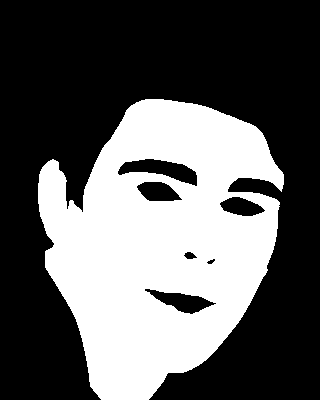
#> input picture data/mask.png, 320 x 400 px
$ python ex2-ML_1_MVND_skin.py
#> lines starting #> are read from the running program, lines starting #| are printed output that depends on the picture; after the words box and inside, x2 and y2 are one past the last pixel; in counts of white or black regions, pixels touching at a corner belong together; long printed decimals are rounded
### code/imageHelper.py
import numpy as np
import imageio


class imageHelper:
    def __init__(self):
        pass

    def loadImage(self, image):
        self.image = image
        self.shape = self.image.shape
        self.dim = len(self.shape)
        self.N = self.shape[0]
        self.M = self.shape[1]
        try:
            self.D = self.shape[2]
        except:
            # Assume that we have 1 dimension
            self.D = 1
        self.numask = self.N * self.M

    def loadImage1dBinary(self, image, N, M):
        self.loadImage(np.reshape(image, (N, M)))

    def loadImageFromFile(self, path):
        self.imagePath = path
        self.loadImage(np.array(imageio.imread(self.imagePath)) / 255.0)

    def getLinearImageBinary(self):
        return np.reshape(self.image, (self.numask, 1))

    def getLinearImage(self):
        return np.reshape(self.image, (self.numask, self.D))

    def getImageBinary(self):
        return np.reshape(self.image, (self.N, self.M))

### code/imagePrior.py
import numpy as np
from imageHelper import imageHelper


def get_prior(mask: imageHelper) -> (float, float):
    [N, M] = mask.shape #shape is (400, 320)
    image_mask = mask.image[:]
    print("unique values are: ", np.unique(image_mask))
    print("image_mask is: ", image_mask.mean())
    # TODO: EXERCISE 2 - Compute the skin and nonskin prior
    #as the mask has either values 1 (for skin) or 0 (nonskin),
    # I use the mean to get the fraction of skin pixels (which is the prior for the skin
    prior_skin = image_mask.mean()
    prior_nonskin = 1 - image_mask.mean()
    print("prior_skin is: ", prior_skin)

    return prior_skin, prior_nonskin

### code/myMVND.py
import numpy as np
from typing import List
from scipy.stats import multivariate_normal


#imports for debugging, delete later!!
import sys, os
import scipy.io
from imageHelper import imageHelper
from imagePrior import get_prior


class MVND:
    # TODO: EXERCISE 2 - Implement mean and covariance matrix of given data -> done
    #DONE
    def __init__(self, data: np.ndarray, c: float = 1.0):
        #dim of data is (3, 10000)
        self.c = c  # Mixing coefficients. The sum of all mixing coefficients = 1.0.
        self.data = data
        print(data.shape)
        self.mean = np.mean(self.data, axis = 1)
        print("mean is: ", self.mean)
        self.cov  = np.cov(self.data)
        print("cov is: ", self.cov)

        #debug
        #sample from mvn and check if results match
        #diagonal covariance
        mult_n = np.random.multivariate_normal([1,1], [[1,0], [0,5]])

    # TODO: EXERCISE 2 - Implement pdf and logpdf of a MVND -> done
    #pdf done, very similar results as scipy
    #scipy.stats.multivariate_normal.pdf(x = np.array([1,1]), mean = np.array([0,0]), cov = [[1,0], [0,1]])
    # [18 lines left out: function pdf, not called in this run]


#data will e.g., be im_rgb_lin
def log_likelihood(data: np.ndarray, mvnd: List[
    MVND]) -> np.ndarray:  # Alternatively a float can also be returned if individual datapoints are computed
    '''
    Compute the log likelihood of each datapoint
    :param data:    Training inputs, #(samples) x #(dim)
    :param mvnd:     List of MVND objects
    :return:        Likelihood of each data point
    '''
    #data.shape[0] is (128000, 3) for im_rgb_lin (which is passed to the data argument in classifyHelper
    log_likelihood = np.zeros((1, data.shape[0]))
    #log_likelihood will have shape (1, 12800)

    # TODO: EXERCISE 2 - Compute likelihood of data -> done
    # Note: For MVGD there will only be 1 item in the list
    for g in mvnd:
        #shape of cov is (3,3); ndarray
        #shape of mean is (3, ); ndarray
        x_centered = data - g.mean
        print("x_centered is: ", x_centered)
        print("shape of x_centered is: ", x_centered.shape)
        #determinant
        det_cov = np.linalg.det(g.cov)


        #see https://stackoverflow.com/questions/42178497/numpy-loglikelihood-of-multivariate-normal-distribution
        log_lik = -0.5*np.einsum('...j,jk,...k', x_centered, np.linalg.inv(g.cov), x_centered) -(x_centered.shape[1]/2) * np.log(2*np.pi) -(1/2)* np.log(det_cov)
        print(log_lik)
        print("log_lik shape is: ", log_lik.shape)

        # [15 lines of commented-out code are left out]


        likelihood = log_lik
        return(likelihood)


        #log_likelihood_of_skin_rgb = log_likelihood(im_rgb_lin, skin_mvnd)
        #log_likelihood_of_nonskin_rgb = log_likelihood(im_rgb_lin, notSkin_mvnd)


    return log_likelihood


#check MVND function
mvnd_test_data = np.random.multivariate_normal([1,1], [[1,0], [0,1]], size = (50)).T
print("my test data shape is: ", mvnd_test_data.shape)
my_MVND = MVND(data = mvnd_test_data)
print("my mean is: ", my_MVND.mean)
print("my cov is: ", my_MVND.cov)


#debug
dataPath = '../data/'

#data for mvnd
sdata = scipy.io.loadmat(os.path.join(dataPath, 'skin.mat'))['sdata']
#> (reads data/skin.mat from the repository)
ndata = scipy.io.loadmat(os.path.join(dataPath, 'nonskin.mat'))['ndata']
#> (reads data/nonskin.mat from the repository)

mvn_sskin = [MVND(sdata)]
mvn_nskin = [MVND(ndata)]

# Optain priors
mask = imageHelper()
mask.loadImageFromFile(os.path.join(dataPath, 'mask.png'))
# TODO: EXERCISE 2 - Compute the skin and nonskin prior
prior_skin, prior_nonskin = get_prior(mask)
#| unique values are:  [0. 1.]
#| image_mask is:  0.37
#> in get_prior, `prior_skin = image_mask.mean()`: prior_skin = 0.37
#> in get_prior, `prior_nonskin = 1 - image_mask.mean()`: prior_nonskin = 0.63
#| prior_skin is:  0.37
#> prior_skin = 0.37; prior_nonskin = 0.63


#load training and test image
trainingmaskObj = imageHelper()
trainingmaskObj.loadImageFromFile(os.path.join(dataPath, 'mask.png'))
trainingimageObj = imageHelper()
trainingimageObj.loadImageFromFile(os.path.join(dataPath, 'image.png'))
#> call 3 of loadImageFromFile, with path = '../data/image.png'
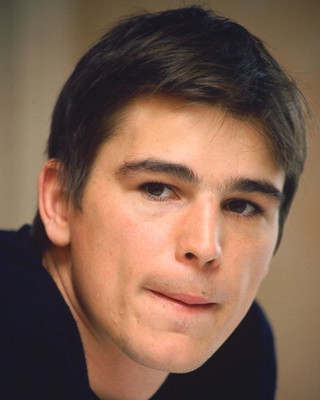
#> input picture data/image.png, 320 x 400 px
#> the loop in log_likelihood, `for g in mvnd:` made 1 pass
#> (printed output is left out)

#input for log likelihood (img in classify, data in log_likelihood)
im_rgb_lin = trainingimageObj.getLinearImage()
#together with normal distribution of s/ndata (mvn_sskin, mvn_nskin


#test function
log_likelihood(im_rgb_lin, mvn_sskin)

### code/classifyHelper.py
import math
import numpy as np
import matplotlib.pyplot as plt
from imageHelper import imageHelper
from myMVND import MVND, log_likelihood
from typing import List
from imagePrior import get_prior


dataPath = '../data/'


def classify(img: imageHelper, mask: imageHelper, skin_mvnd: List[MVND], notSkin_mvnd: List[MVND], fig: str = "",
             prior_skin: float = 0.5, prior_nonskin: float = 0.5) -> None:
    '''
    :param img:             imageHelper object containing the image to be classified
    :param mask:            imageHelper object containing the ground truth mask
    :param skin_mvnd:            MVND object for the skin class
    :param notSkin_mvnd:            MVND object for the non-skin class
    :param fig:             Optional figure name
    :param prior_skin:      skin prior, float (0.0-1.0)
    :param prior_nonskin:   nonskin prior, float (0.0-1.0)
    '''
    im_rgb_lin = img.getLinearImage()
    if (type(skin_mvnd) != list):
        skin_mvnd = [skin_mvnd]
    if (type(notSkin_mvnd) != list):
        notSkin_mvnd = [notSkin_mvnd]
    log_likelihood_of_skin_rgb = log_likelihood(im_rgb_lin, skin_mvnd)
    log_likelihood_of_nonskin_rgb = log_likelihood(im_rgb_lin, notSkin_mvnd)

    testmask = mask.getLinearImageBinary().astype(int)[:, 0]
    npixels = len(testmask)

    log_likelihood_rgb = log_likelihood_of_skin_rgb - log_likelihood_of_nonskin_rgb
    #if log_likelihood_rgb >0, classify as skin, else as nonskin
    skin = (log_likelihood_rgb > 0).astype(int)
    print("mean of skin is: ", np.mean(skin))
    imgMinMask = skin - testmask
    print("imgminmask is: ", imgMinMask)
    print("imgMinMask shape is: ", imgMinMask.shape)

    # TODO: EXERCISE 2 - Error Rate without prior -> solved


    #double check
    fp = np.count_nonzero(imgMinMask == 1) / npixels
    fn = np.count_nonzero(imgMinMask == -1) / npixels

    totalError = (fp + fn) / npixels


    print('----- ----- -----')
    print('Total Error WITHOUT Prior =', totalError)
    print('false positive rate =', fp)
    print('false negative rate =', fn)

    #TODO: EXERCISE 2 - Error Rate with prior -> solved

    #calculate posterior probability
    log_likelihood_rgb = log_likelihood_of_skin_rgb * prior_skin - log_likelihood_of_nonskin_rgb * prior_nonskin

    skin_prior = (log_likelihood_rgb > 0).astype(int)

    imgMinMask_prior = skin_prior - testmask

    #double check
    fp_prior = np.count_nonzero(imgMinMask == 1) / npixels
    fn_prior = np.count_nonzero(imgMinMask == -1) / npixels

    totalError_prior = (fp + fn) / npixels


    print("posterior of skin rgb is: ", imgMinMask)

    print('----- ----- -----')
    print('Total Error WITH Prior =', totalError_prior)
    print('false positive rate =', fp_prior)
    print('false negative rate =', fn_prior)
    print('----- ----- -----')

    N = mask.N
    M = mask.M
    fpImage = np.reshape((imgMinMask > 0).astype(float), (N, M))
    fnImage = np.reshape((imgMinMask < 0).astype(float), (N, M))
    fpImagePrior = np.reshape((imgMinMask_prior > 0).astype(float), (N, M))
    fnImagePrior = np.reshape((imgMinMask_prior < 0).astype(float), (N, M))
    prediction = imageHelper()
    prediction.loadImage1dBinary(skin, N, M)
    predictionPrior = imageHelper()
    predictionPrior.loadImage1dBinary(skin_prior, N, M)


    plt.figure(fig)
    plt.subplot2grid((4, 5), (0, 0), rowspan=2, colspan=2)
    plt.imshow(img.image)
    plt.axis('off')
    plt.title('Test image')

    plt.subplot2grid((4, 5), (0, 2), rowspan=2, colspan=2)
    plt.imshow(prediction.image, cmap='gray')
    plt.axis('off')
    plt.title('Skin prediction')

    plt.subplot2grid((4, 5), (2, 2), rowspan=2, colspan=2)
    plt.imshow(predictionPrior.image, cmap='gray')
    plt.axis('off')
    plt.title('Skin prediction PRIOR')

    plt.subplot2grid((4, 5), (2, 0), rowspan=2, colspan=2)
    plt.imshow(mask.image, cmap='gray')
    plt.axis('off')
    plt.title('GT mask')

    plt.subplot(4, 5, 5)
    plt.imshow(fpImage, cmap='gray')
    plt.axis('off')
    plt.title('FalsePositive')
    plt.subplot(4, 5, 10)
    plt.imshow(fnImage, cmap='gray')
    plt.axis('off')
    plt.title('FalseNegative')
    plt.subplot(4, 5, 15)
    plt.imshow(fpImagePrior, cmap='gray')
    plt.axis('off')
    plt.title('FalsePositive PRIOR')
    plt.subplot(4, 5, 20)
    plt.imshow(fnImagePrior, cmap='gray')
    plt.axis('off')
    plt.title('FalseNegative PRIOR')

### code/ex2-ML_1_MVND_skin.py
import sys, os
import scipy.io
import matplotlib.pyplot as plt

from myMVND import MVND
from imageHelper import imageHelper
from classifyHelper import classify
from imagePrior import get_prior

dataPath = '../data/'


def mvndSkinDetection() -> None:
    '''
    Skin detection - compute a MVND for both skin and non-skin.
    Classify the test and training image using the classify helper function.
    Note that the "mask" binary images are used as the ground truth.
    '''
    sdata = scipy.io.loadmat(os.path.join(dataPath, 'skin.mat'))['sdata']
    ndata = scipy.io.loadmat(os.path.join(dataPath, 'nonskin.mat'))['ndata']

    mvn_sskin = [MVND(sdata)]
#| (3, 10000)
#| cov is:  [[0.01882 0.01985 0.01861]
#|  [0.01985 0.02322 0.02258]
#|  [0.01861 0.02258 0.02317]]
    mvn_nskin = [MVND(ndata)]
#| (3, 10000)
#| cov is:  [[0.1008 0.09583 0.08475]
#|  [0.09583 0.09647 0.08898]
#|  [0.08475 0.08898 0.0963 ]]
    # Optain priors
    mask = imageHelper()
    mask.loadImageFromFile(os.path.join(dataPath, 'mask.png'))
    # TODO: EXERCISE 2 - Compute the skin and nonskin prior -> solved
    prior_skin, prior_nonskin = get_prior(mask)
#| unique values are:  [0. 1.]
#| image_mask is:  0.37
#| prior_skin is:  0.37

    print("TRAINING DATA")
    trainingmaskObj = imageHelper()
    trainingmaskObj.loadImageFromFile(os.path.join(dataPath, 'mask.png'))
    trainingimageObj = imageHelper()
    trainingimageObj.loadImageFromFile(os.path.join(dataPath, 'image.png'))
    classify(trainingimageObj, trainingmaskObj, mvn_sskin, mvn_nskin, "Training-MVND", prior_skin, prior_nonskin)

    print("TEST DATA PORTRAIT")
    testmaskObj = imageHelper()
    testmaskObj.loadImageFromFile(os.path.join(dataPath, 'mask-test1.png'))
    testimageObj = imageHelper()
    testimageObj.loadImageFromFile(os.path.join(dataPath, 'test1.png'))
    classify(testimageObj, testmaskObj, mvn_sskin, mvn_nskin, "Test-portrait-MVND", prior_skin, prior_nonskin)

    print("TEST DATA FAMILY")
    testmaskObj = imageHelper()
    testmaskObj.loadImageFromFile(os.path.join(dataPath, 'mask-test2.png'))
    testimageObj = imageHelper()
    testimageObj.loadImageFromFile(os.path.join(dataPath, 'test2.png'))
    classify(testimageObj, testmaskObj, mvn_sskin, mvn_nskin, "Test-family-MVND", prior_skin, prior_nonskin)
    plt.show()


if __name__ == "__main__":
    print("Python version in use: ", sys.version)
    print("\nMVND exercise - Skin detection")
    print("##########-##########-##########")
    mvndSkinDetection()
#> in mvndSkinDetection, `prior_skin, prior_nonskin = get_prior(mask)`: prior_skin = 0.37; prior_nonskin = 0.63
#> the loop in log_likelihood, `for g in mvnd:` made 1 pass
#> det_cov on pass 1: 4.05e-08
#> (printed output is left out)
#> the loop in log_likelihood, `for g in mvnd:` made 1 pass
#> det_cov on pass 1: 6.4e-06
#> (printed output is left out)
#> in classify, `npixels = len(testmask)`: npixels = 128000
#| mean of skin is:  0.3801
#> (printed output is left out)
#| imgMinMask shape is:  (128000,)
#> in classify, `fp = np.count_nonzero(imgMinMask == 1) / npixels`: fp = 0.0242
#> in classify, `fn = np.count_nonzero(imgMinMask == -1) / npixels`: fn = 0.0141
#> in classify, `totalError = (fp + fn) / npixels`: totalError = 2.99e-07
#| Total Error WITHOUT Prior = 2.987060546875e-07
#| false positive rate = 0.02416
#| false negative rate = 0.01408
#> in classify, `fp_prior = np.count_nonzero(imgMinMask == 1) / npixels`: fp_prior = 0.0242
#> in classify, `fn_prior = np.count_nonzero(imgMinMask == -1) / npixels`: fn_prior = 0.0141
#> in classify, `totalError_prior = (fp + fn) / npixels`: totalError_prior = 2.99e-07
#> (printed output is left out)
#| Total Error WITH Prior = 2.987060546875e-07
#| false positive rate = 0.02416
#| false negative rate = 0.01408
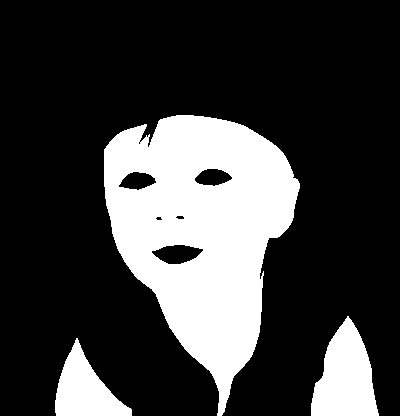
#> input picture data/mask-test1.png, 400 x 416 px
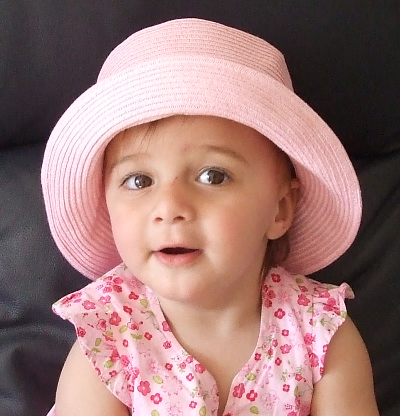
#> input picture data/test1.png, 400 x 416 px
#> call 2 of classify, with fig = 'Test-portrait-MVND', prior_skin = 0.37, prior_nonskin = 0.63
#> the loop in log_likelihood (call 2), `for g in mvnd:` made 1 pass
#> (printed output is left out)
#> the loop in log_likelihood (call 2), `for g in mvnd:` made 1 pass
#> (printed output is left out)
#> in classify (call 2), `npixels = len(testmask)`: npixels = 166400
#| mean of skin is:  0.3449
#> (printed output is left out)
#| imgMinMask shape is:  (166400,)
#> in classify (call 2), `fp = np.count_nonzero(imgMinMask == 1) / npixels`: fp = 0.105
#> in classify (call 2), `fn = np.count_nonzero(imgMinMask == -1) / npixels`: fn = 0.00376
#> in classify (call 2), `totalError = (fp + fn) / npixels`: totalError = 6.52e-07
#| Total Error WITHOUT Prior = 6.516676682692308e-07
#| false positive rate = 0.1047
#| false negative rate = 0.003756
#> in classify (call 2), `fp_prior = np.count_nonzero(imgMinMask == 1) / npixels`: fp_prior = 0.105
#> in classify (call 2), `fn_prior = np.count_nonzero(imgMinMask == -1) / npixels`: fn_prior = 0.00376
#> in classify (call 2), `totalError_prior = (fp + fn) / npixels`: totalError_prior = 6.52e-07
#> (printed output is left out)
#| Total Error WITH Prior = 6.516676682692308e-07
#| false positive rate = 0.1047
#| false negative rate = 0.003756
#> in classify (call 2), `fnImagePrior = np.reshape((imgMinMask_prior < 0).astype(float), (N, M))`:
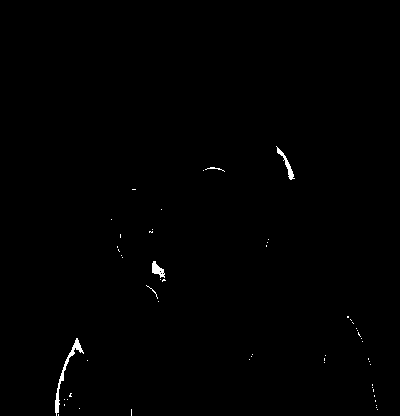
#> fnImagePrior: shape (416, 400) float64; values 0 (black) and 1 (white), 0.42% white; 55 white regions (51 under 20 px), largest, box (x1, y1, x2, y2) and area: (55, 338, 84, 416) 294, (276, 146, 295, 180) 137, (152, 261, 165, 278) 119, (205, 167, 225, 172) 27
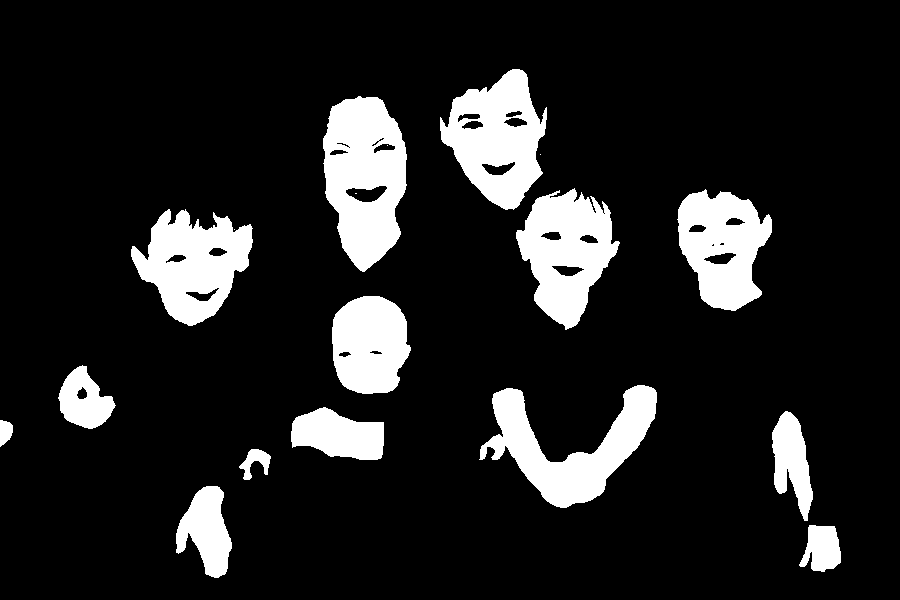
#> input picture data/mask-test2.png, 900 x 600 px
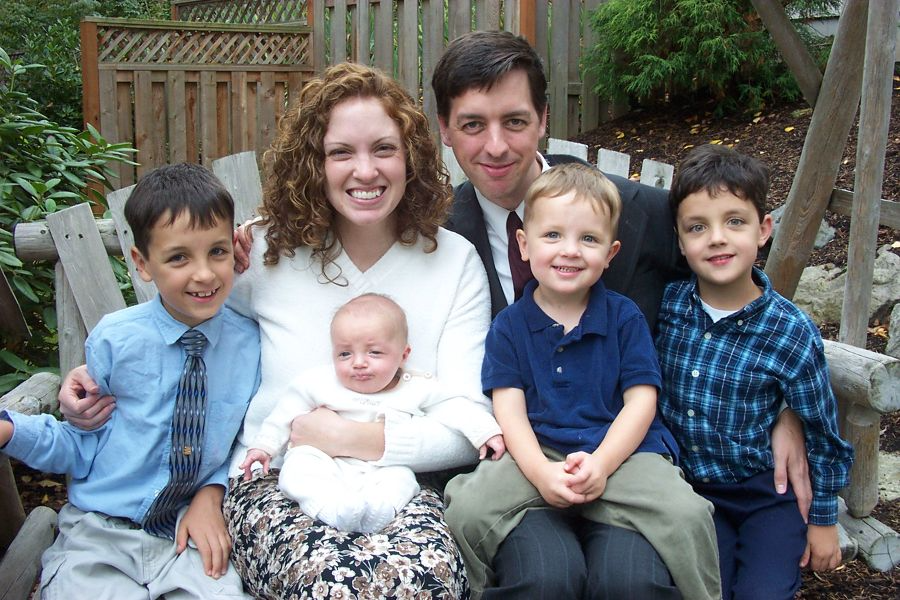
#> input picture data/test2.png, 900 x 600 px
#| mean of skin is:  0.07737
#> (printed output is left out)
#| imgMinMask shape is:  (540000,)
#| Total Error WITHOUT Prior = 1.2167695473251028e-07
#| false positive rate = 0.00463
#| false negative rate = 0.06108
#> (printed output is left out)
#| Total Error WITH Prior = 1.2167695473251028e-07
#| false positive rate = 0.00463
#| false negative rate = 0.06108
#> in loadImage (call 16), `self.image = image`:
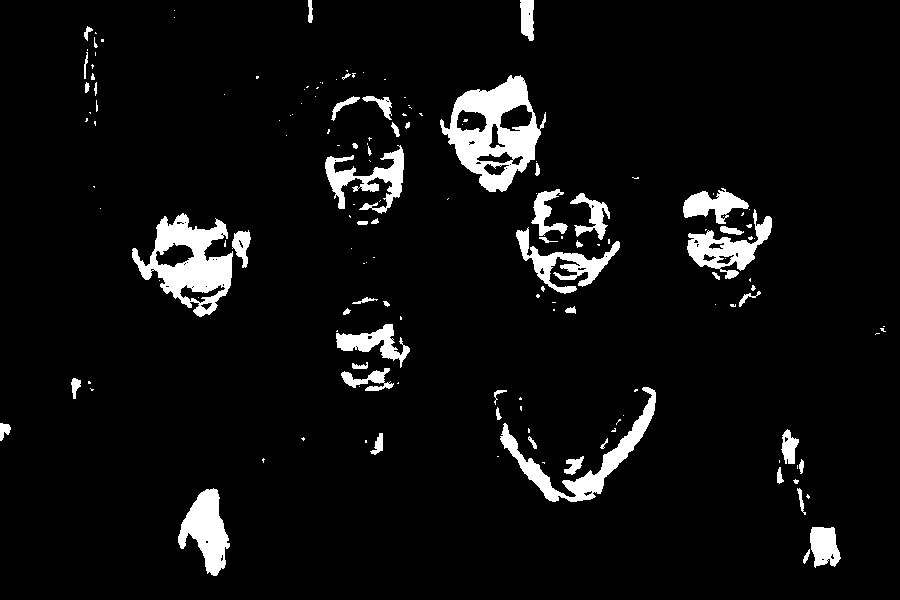
#> self.image: shape (600, 900) int64; values 0 (black) and 1 (white), 6% white; 157 white regions (102 under 20 px), largest, box (x1, y1, x2, y2) and area: (440, 75, 546, 192) 5764, (132, 213, 233, 317) 4815, (500, 387, 656, 502) 3147
    print("##########-##########-##########")
